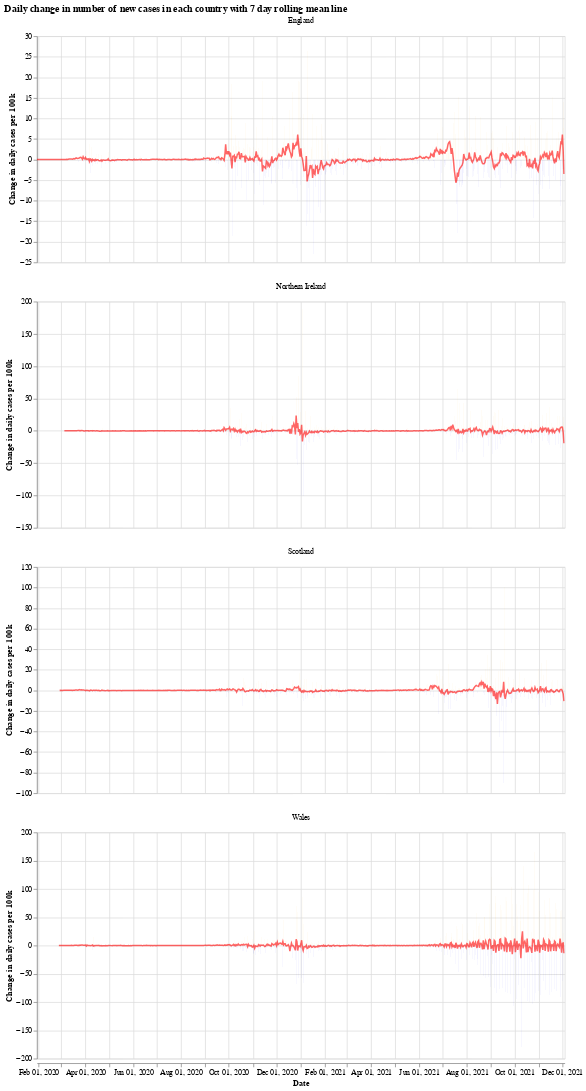

The code cell stored with this chart in its notebook:
### Markdown cell above
We will use the Python library `Altair` for visualising the data, see the [altair docs](https://altair-viz.github.io/) for more information.

First we have a graph which shows the daily change in the number of new cases for each country. This number jumps up and down all over the place, which is likely due to delay in reporting of new cases over the weekend. Another interesting thing is that it looks like the daily cases in Wales experienced a much shorter period of calm over the summer (calm in the sense of daily cases not jumping up and down).

The orange bars are days when the number of new cases (per 100k population) was more than the previous day, while the blue are days when the number of new cases dropped. The red line is the 7 day moving average. 

When the moving average line is below 0, it means that there is a consistent drop in new cases. We can see this clearly happening around the times that lockdowns were introduced (though, to varying degrees). I will update the graphs soon with a marker of when each lockdown started.

### Code cell
# collapse
import altair as alt

bars = alt.Chart(uk_cases).mark_bar().encode(
    x=alt.X("yearmonthdate(date):T", axis=alt.Axis(title='Date')),
    y=alt.Y("casesChangeRate:Q", axis=alt.Axis(title='Change in daily cases per 100k')),
    tooltip='casesChange',
    color=alt.condition(
        alt.datum.casesChangeRate > 0,
        alt.value("orange"),  # The positive color
        alt.value("blue")  # The negative color
    )
).properties(title='Daily change in number of new cases with 7 day rolling mean',width=700).interactive()

line = alt.Chart(uk_cases).mark_line(
    color='red',
    size=2,
    opacity=0.6
).transform_window(
    rolling_mean='mean(casesChangeRate)',
    frame=[0, 7],
    groupby=['areaName']
).encode(
    x='yearmonthdate(date):T',
    y='rolling_mean:Q'
)

alt.layer(bars, line, data=uk_cases).facet(alt.Column(
    'areaName', title=''), columns=1).resolve_scale(y='independent').properties(title='Daily change in number of new cases in each country with 7 day rolling mean line')

### Figure 1 — Vega-Lite specification as saved in the notebook (floating-point values rounded to 4 significant figures; data arrays with more than 128 entries replaced by an {"elided": "..."} marker saying what was removed)
{"config": {"view": {"continuousWidth": 400, "continuousHeight": 300}}, "data": {"name": "data-f351089e02c0a9f148e133e820d8dffa"}, "facet": {"type": "nominal", "field": "areaName", "title": ""}, "spec": {"layer": [{"mark": "bar", "encoding": {"color": {"condition": {"value": "orange", "test": "(datum.casesChangeRate > 0)"}, "value": "blue"}, "tooltip": {"type": "quantitative", "field": "casesChange"}, "x": {"type": "temporal", "axis": {"title": "Date"}, "field": "date", "timeUnit": "yearmonthdate"}, "y": {"type": "quantitative", "axis": {"title": "Change in daily cases per 100k"}, "field": "casesChangeRate"}}, "selection": {"selector001": {"type": "interval", "bind": "scales", "encodings": ["x", "y"]}}, "title": "Daily change in number of new cases with 7 day rolling mean", "width": 700}, {"mark": {"type": "line", "color": "red", "opacity": 0.6, "size": 2}, "encoding": {"x": {"type": "temporal", "field": "date", "timeUnit": "yearmonthdate"}, "y": {"type": "quantitative", "field": "rolling_mean"}}, "transform": [{"window": [{"op": "mean", "field": "casesChangeRate", "as": "rolling_mean"}], "frame": [0, 7], "groupby": ["areaName"]}]}]}, "columns": 1, "resolve": {"scale": {"y": "independent"}}, "title": "Daily change in number of new cases in each country with 7 day rolling mean line", "$schema": "https://vega.github.io/schema/vega-lite/v4.8.1.json", "datasets": {"data-f351089e02c0a9f148e133e820d8dffa": {"elided": "2604 records"}}}
